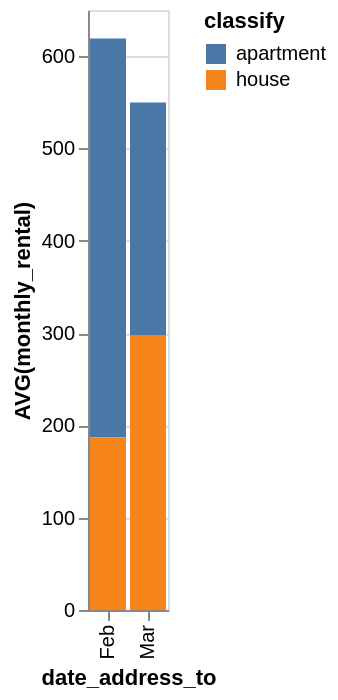

The specification (Vega-Lite) saved for this image:
### Vega-Lite specification from a JSON file in a GitHub repository (floating-point values rounded to 4 significant figures)
{"data": {"values": [{"x_data": "Feb", "y_data": 432.3, "classify": "apartment"}, {"x_data": "Mar", "y_data": 252, "classify": "apartment"}, {"x_data": "Feb", "y_data": 186.8, "classify": "house"}, {"x_data": "Mar", "y_data": 297.8, "classify": "house"}]}, "mark": "bar", "encoding": {"x": {"field": "x_data", "type": "nominal", "title": "date_address_to", "sort": "ascending"}, "y": {"field": "y_data", "type": "quantitative", "title": "AVG(monthly_rental)"}, "color": {"field": "classify"}}}
